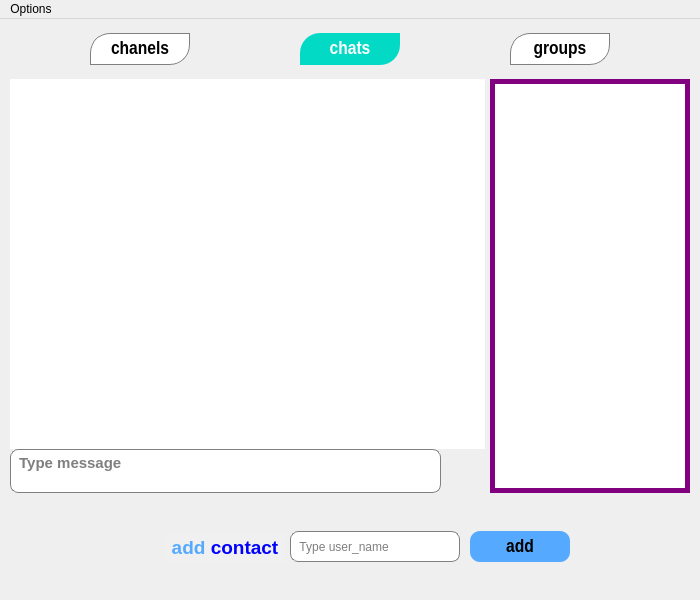
<?xml version="1.0" encoding="UTF-8"?>
<ui version="4.0">
 <class>chat</class>
 <widget class="QMainWindow" name="chat">
  <property name="geometry">
   <rect>
    <x>0</x>
    <y>0</y>
    <width>700</width>
    <height>600</height>
   </rect>
  </property>
  <property name="minimumSize">
   <size>
    <width>700</width>
    <height>600</height>
   </size>
  </property>
  <property name="maximumSize">
   <size>
    <width>700</width>
    <height>600</height>
   </size>
  </property>
  <property name="windowTitle">
   <string>chats</string>
  </property>
  <property name="windowIcon">
   <iconset resource="aks.qrc">
    <normaloff>:/photo/image/adamak.jpg</normaloff>:/photo/image/adamak.jpg</iconset>
  </property>
  <property name="styleSheet">
   <string notr="true">QLineEdit{
border:1px solid gray;
border-radius:8px;
}
QLineEdit:focus{
border:1px solid #03dac6;
}</string>
  </property>
  <widget class="QWidget" name="centralwidget">
   <widget class="QLabel" name="label_2">
    <property name="geometry">
     <rect>
      <x>130</x>
      <y>512</y>
      <width>31</width>
      <height>31</height>
     </rect>
    </property>
    <property name="styleSheet">
     <string notr="true">border-image: url(:/photo/image/adamak.jpg);</string>
    </property>
    <property name="text">
     <string/>
    </property>
   </widget>
   <widget class="QLineEdit" name="add_user_lineEdit">
    <property name="geometry">
     <rect>
      <x>290</x>
      <y>512</y>
      <width>170</width>
      <height>31</height>
     </rect>
    </property>
    <property name="toolTip">
     <string>Type_channel_name</string>
    </property>
    <property name="placeholderText">
     <string>  Type user_name</string>
    </property>
   </widget>
   <widget class="QListWidget" name="list">
    <property name="geometry">
     <rect>
      <x>490</x>
      <y>60</y>
      <width>200</width>
      <height>414</height>
     </rect>
    </property>
    <property name="font">
     <font>
      <pointsize>11</pointsize>
      <bold>true</bold>
     </font>
    </property>
    <property name="styleSheet">
     <string notr="true">border:5px solid  purple;</string>
    </property>
   </widget>
   <widget class="QTextEdit" name="chat_ted">
    <property name="geometry">
     <rect>
      <x>10</x>
      <y>60</y>
      <width>475</width>
      <height>370</height>
     </rect>
    </property>
    <property name="font">
     <font>
      <family>Arial</family>
      <pointsize>11</pointsize>
      <bold>true</bold>
     </font>
    </property>
    <property name="styleSheet">
     <string notr="true">QTextEdit{
border-image: url(:/photo/image/Screenshot_2023-06-26-19-28-14-376-edit_org.telegram.messenger.jpg);
border-radius:8px;
}</string>
    </property>
    <property name="readOnly">
     <bool>true</bool>
    </property>
   </widget>
   <widget class="QTextEdit" name="type_ted">
    <property name="geometry">
     <rect>
      <x>10</x>
      <y>430</y>
      <width>431</width>
      <height>44</height>
     </rect>
    </property>
    <property name="font">
     <font>
      <family>Arial</family>
      <pointsize>11</pointsize>
      <bold>true</bold>
     </font>
    </property>
    <property name="styleSheet">
     <string notr="true">QTextEdit{
background:white;
border:1px solid gray;
border-radius:8px;
}
QTextEdit:focus{
border:1px solid #03dac6;
}</string>
    </property>
    <property name="frameShape">
     <enum>QFrame::NoFrame</enum>
    </property>
    <property name="frameShadow">
     <enum>QFrame::Sunken</enum>
    </property>
    <property name="placeholderText">
     <string> Type message</string>
    </property>
   </widget>
   <widget class="QPushButton" name="grouppb">
    <property name="geometry">
     <rect>
      <x>510</x>
      <y>14</y>
      <width>100</width>
      <height>32</height>
     </rect>
    </property>
    <property name="font">
     <font>
      <family>Arial Narrow</family>
      <pointsize>14</pointsize>
      <bold>true</bold>
     </font>
    </property>
    <property name="styleSheet">
     <string notr="true">QPushButton{
background:white;
font-size:14pt;
border:1px solid gray;
border-top-left-radius:20px;
border-bottom-right-radius:20px;
}

QPushButton:hover{
background:#41cd52;
}</string>
    </property>
    <property name="text">
     <string>groups</string>
    </property>
   </widget>
   <widget class="QPushButton" name="chatpb">
    <property name="geometry">
     <rect>
      <x>300</x>
      <y>14</y>
      <width>100</width>
      <height>32</height>
     </rect>
    </property>
    <property name="font">
     <font>
      <family>Arial Narrow</family>
      <pointsize>14</pointsize>
      <bold>true</bold>
     </font>
    </property>
    <property name="styleSheet">
     <string notr="true">QPushButton{
background:#03dac6;
color:white;
font-size:14pt;
border:0px;
border-top-left-radius:20px;
border-bottom-right-radius:20px;
}</string>
    </property>
    <property name="text">
     <string>chats</string>
    </property>
    <property name="autoDefault">
     <bool>false</bool>
    </property>
    <property name="flat">
     <bool>false</bool>
    </property>
   </widget>
   <widget class="QPushButton" name="channelpb">
    <property name="geometry">
     <rect>
      <x>90</x>
      <y>14</y>
      <width>100</width>
      <height>32</height>
     </rect>
    </property>
    <property name="font">
     <font>
      <family>Arial Narrow</family>
      <pointsize>14</pointsize>
      <bold>true</bold>
     </font>
    </property>
    <property name="styleSheet">
     <string notr="true">
QPushButton{
background:white;
font-size:14pt;
border:1px solid gray;
border-top-left-radius:20px;
border-bottom-right-radius:20px;
}

QPushButton:hover{
background:#41cd52;
}
</string>
    </property>
    <property name="text">
     <string>chanels</string>
    </property>
   </widget>
   <widget class="QPushButton" name="addpb">
    <property name="geometry">
     <rect>
      <x>470</x>
      <y>512</y>
      <width>100</width>
      <height>31</height>
     </rect>
    </property>
    <property name="font">
     <font>
      <family>Arial Narrow</family>
      <pointsize>14</pointsize>
      <bold>true</bold>
     </font>
    </property>
    <property name="styleSheet">
     <string notr="true">QPushButton{
background-color: rgb(85, 170, 255);
font-size:14pt;
border-radius:10px;
}</string>
    </property>
    <property name="text">
     <string>add</string>
    </property>
   </widget>
   <widget class="QPushButton" name="pushButton">
    <property name="geometry">
     <rect>
      <x>441</x>
      <y>430</y>
      <width>44</width>
      <height>44</height>
     </rect>
    </property>
    <property name="cursor">
     <cursorShape>PointingHandCursor</cursorShape>
    </property>
    <property name="mouseTracking">
     <bool>false</bool>
    </property>
    <property name="acceptDrops">
     <bool>false</bool>
    </property>
    <property name="autoFillBackground">
     <bool>false</bool>
    </property>
    <property name="styleSheet">
     <string notr="true">border-image: url(:/photo/image/Screenshot_20230625_074115_Bale.jpg);</string>
    </property>
    <property name="text">
     <string/>
    </property>
    <property name="shortcut">
     <string>Ctrl+S</string>
    </property>
    <property name="flat">
     <bool>true</bool>
    </property>
   </widget>
   <widget class="QTextEdit" name="textEdit_2">
    <property name="geometry">
     <rect>
      <x>165</x>
      <y>513</y>
      <width>120</width>
      <height>31</height>
     </rect>
    </property>
    <property name="cursor" stdset="0">
     <cursorShape>PointingHandCursor</cursorShape>
    </property>
    <property name="styleSheet">
     <string notr="true">
background-color: rgb(240, 240, 240);</string>
    </property>
    <property name="frameShape">
     <enum>QFrame::NoFrame</enum>
    </property>
    <property name="readOnly">
     <bool>true</bool>
    </property>
    <property name="html">
     <string>&lt;!DOCTYPE HTML PUBLIC &quot;-//W3C//DTD HTML 4.0//EN&quot; &quot;http://www.w3.org/TR/REC-html40/strict.dtd&quot;&gt;
&lt;html&gt;&lt;head&gt;&lt;meta name=&quot;qrichtext&quot; content=&quot;1&quot; /&gt;&lt;meta charset=&quot;utf-8&quot; /&gt;&lt;style type=&quot;text/css&quot;&gt;
p, li { white-space: pre-wrap; }
&lt;/style&gt;&lt;/head&gt;&lt;body style=&quot; font-family:'Segoe UI'; font-size:9pt; font-weight:400; font-style:normal;&quot;&gt;
&lt;p align=&quot;center&quot; style=&quot; margin-top:0px; margin-bottom:0px; margin-left:0px; margin-right:0px; -qt-block-indent:0; text-indent:0px;&quot;&gt;&lt;span style=&quot; font-family:'MS Shell Dlg 2'; font-size:14pt; font-weight:600; color:#55aaff;&quot;&gt;add&lt;/span&gt;&lt;span style=&quot; font-family:'MS Shell Dlg 2'; font-size:14pt; font-weight:600;&quot;&gt; &lt;/span&gt;&lt;span style=&quot; font-family:'MS Shell Dlg 2'; font-size:14pt; font-weight:600; color:#0000ff;&quot;&gt;contact&lt;/span&gt;&lt;/p&gt;&lt;/body&gt;&lt;/html&gt;</string>
    </property>
   </widget>
  </widget>
  <widget class="QMenuBar" name="menubar">
   <property name="geometry">
    <rect>
     <x>0</x>
     <y>0</y>
     <width>700</width>
     <height>26</height>
    </rect>
   </property>
   <widget class="QMenu" name="menuOptions">
    <property name="title">
     <string>Options</string>
    </property>
    <addaction name="actionLOg_out"/>
    <addaction name="separator"/>
    <addaction name="actionExit"/>
    <addaction name="separator"/>
    <addaction name="actionSwitch_account"/>
    <addaction name="separator"/>
    <addaction name="actionGet_chat_lists"/>
   </widget>
   <addaction name="menuOptions"/>
  </widget>
  <action name="actionLOg_out">
   <property name="text">
    <string>Log out</string>
   </property>
   <property name="shortcut">
    <string>Ctrl+L</string>
   </property>
  </action>
  <action name="actionGet_chat_lists">
   <property name="text">
    <string>Get chat lists</string>
   </property>
   <property name="shortcut">
    <string>Ctrl+C</string>
   </property>
  </action>
  <action name="actionExit">
   <property name="text">
    <string>Exit</string>
   </property>
   <property name="shortcut">
    <string>Ctrl+E</string>
   </property>
  </action>
  <action name="actionSwitch_account">
   <property name="text">
    <string>Switch account</string>
   </property>
   <property name="shortcut">
    <string>Ctrl+Tab</string>
   </property>
  </action>
 </widget>
 <resources>
  <include location="aks.qrc"/>
 </resources>
 <connections/>
</ui>
